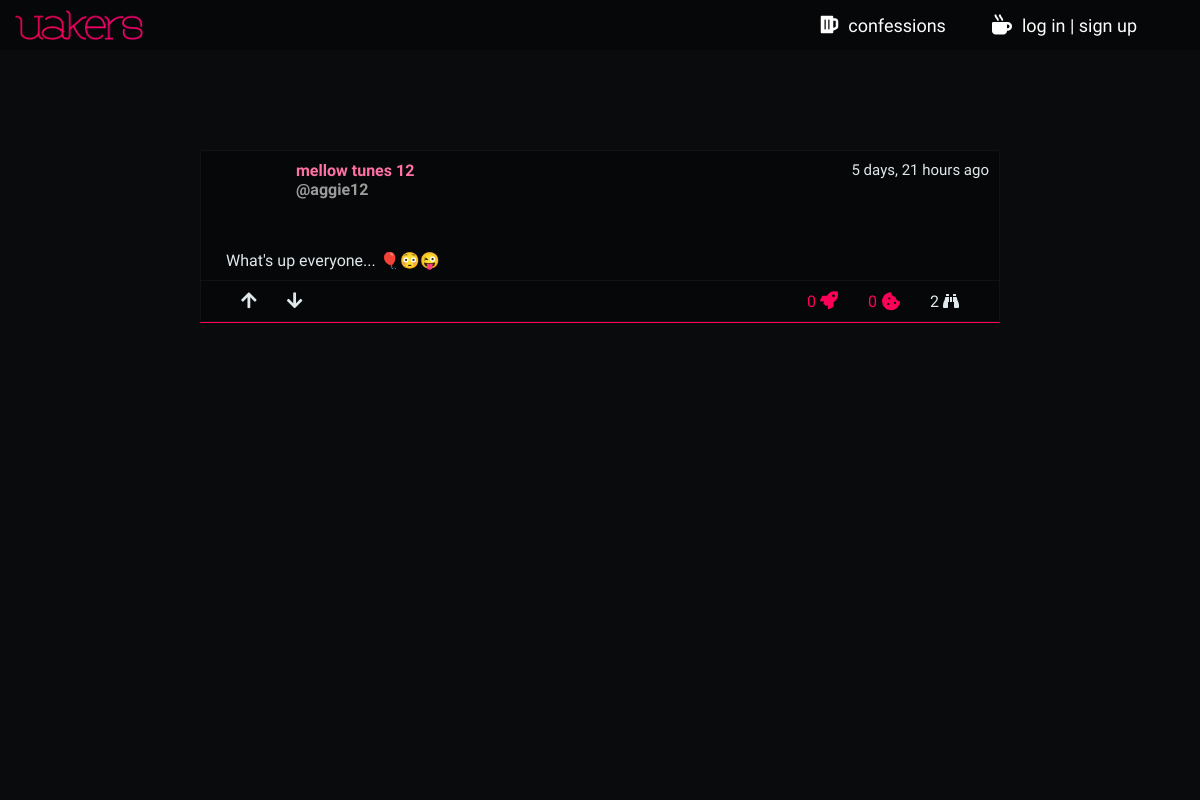
The page /confession/whats-up-everyone on the database as committed earlier.
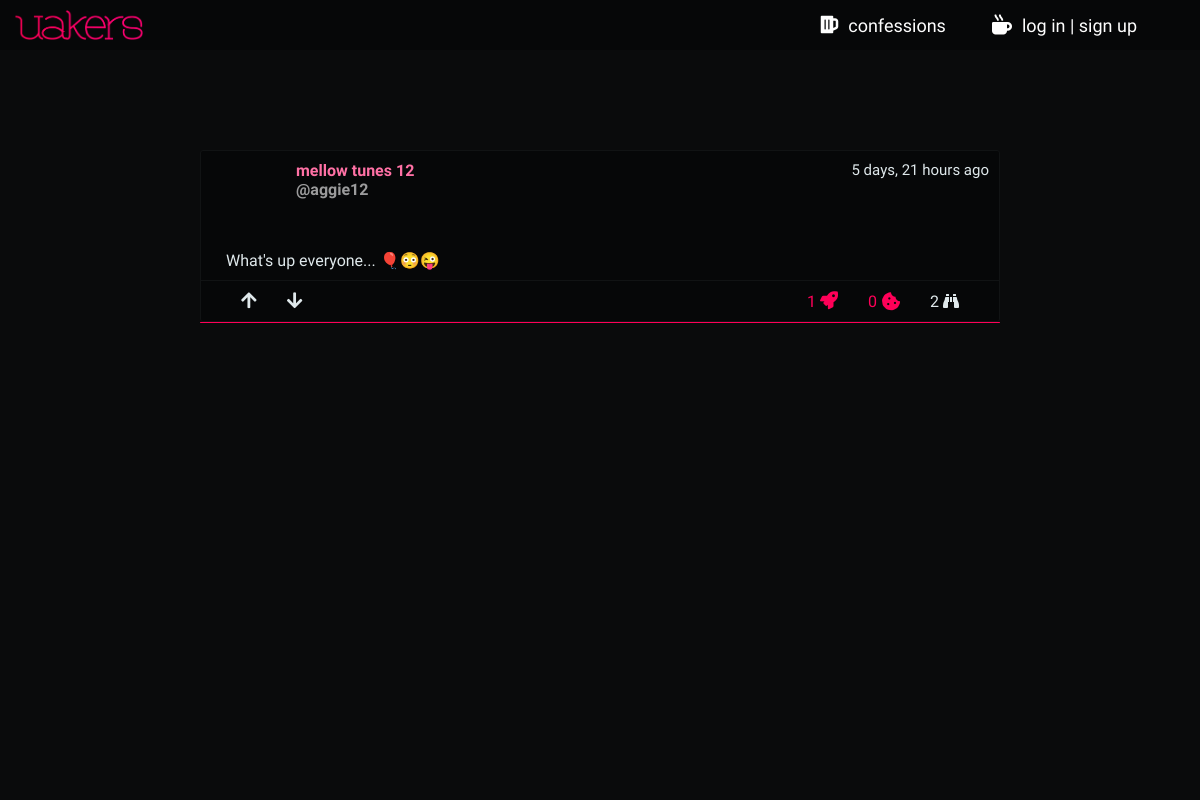
The same page on the database as committed later.
### home/models.py (models this page shows, shortened)
class Confessions(models.Model):
    confession_author       = models.ForeignKey(UserProfile, on_delete=models.CASCADE)
    confession_title        = models.CharField(max_length=100)
    confession_body         = models.TextField(blank=False, null=False)
    confession_upvotes      = models.ManyToManyField(UserProfile, related_name='confession_upvotes', blank=True)
    confession_downvotes    = models.ManyToManyField(UserProfile, related_name='confession_downvotes', blank=True)
    confession_upvotes_int  = models.IntegerField(default=0)
    confession_views        = models.IntegerField(default=0)
    date_created_at         = models.DateTimeField(auto_now_add=True)
    confession_updated_at   = models.DateTimeField(auto_now=True)
    confession_slug         = models.SlugField(blank=True, max_length=900)
    def save(self, *args, **kwargs):
        cbody = self.confession_body[:60]
        if not self.id:
            if Confessions.objects.filter(confession_slug=slugify(cbody)).exists():
                count = Confessions.objects.filter(confession_slug__startswith=slugify(cbody)).exclude(pk=self.id).count()
                self.confession_slug = slugify(cbody + str(count))
            else:
                self.confession_slug = slugify(cbody)
        super(Confessions, self).save(*args, **kwargs)

class UserProfile(AbstractUser):
    profile_nickname        = models.CharField(max_length=35)
    profile_year            = models.CharField(max_length=2, choices=YCHOICES)
    profile_sex             = models.CharField(max_length=1, choices=SCHOICES)
    profile_image           = models.CharField(max_length=700, blank=True)
    profile_slug            = models.SlugField(blank=True, max_length=900, unique=True)
    profile_song            = models.CharField(max_length=300, blank=True, null=True)
    def __init__(self, *args, **kwargs):
        self._meta.get_field(
            'username'
        ).validators[0] = CustomUsernameValidator()
        super().__init__(*args, **kwargs)

### home/views.py (the view, shortened to what this page needs)
# urls.py: path('confession/<str:confession_slug>', views.confession_view, name='confession_view'),
def confession_view(request, confession_slug):
    cookieset = 'viewed_confession' + confession_slug
    unique_confession = Confessions.objects.get(confession_slug=confession_slug)
    all_confession_comments = ConfessionComment.objects.filter(comment_confession=unique_confession).order_by('-comment_upvotes_int')[:50]
    redirect_next_page = request.POST.get('next_page', '/')
    if request.method == 'GET':
        co_form = ConfessionCommentForm()
    if cookieset in request.COOKIES:
        if request.COOKIES[cookieset] == 'yes':
            pass
        else:
            unique_confession.confession_views += 1;
            unique_confession.save()
    else:
        unique_confession.confession_views += 1;
        unique_confession.save()
    context = {
        'unique_confession': unique_confession,
        'all_confession_comments': all_confession_comments,
        'co_form': co_form,
    }
    response = render(request, 'home/confession_view.html', context)
    response.set_cookie(cookieset, 'yes')
    return response

### uprofile/templatetags/main_external_filters.py (called while the page is built)
@register.filter(name='m_or_f_color')
def m_or_f_color(user_profile):
    morf = False
    if user_profile.profile_sex is 'M':
        morf = 'lmi-m'
    elif user_profile.profile_sex is 'F':
        morf = 'lmi-f'
    else:
        morf = ''
    return morf

### home/templates/home/confession_view.html (shortened to what this page needs)
{% extends 'base.html' %}
{% load static %}
{% block css %}
  <link rel="stylesheet" href="{% static 'home/css/confession_view.css' %}">
  <link rel="stylesheet" href="{% static 'home/css/confession_view900.css' %}" media="screen and (min-width: 0px) and (max-width: 900px)">
{% endblock %}
{% block body %}
  <div class="bg-overlayer">
  </div>
  <div class="rest-div">
    <div class="rest-co">
      {% include 'home/confession_view_confession_box.html' %}
      <div class="co-comments">
      </div>
    </div>
  </div>
{% endblock %}

### home/templates/home/confession_view_confession_box.html (shortened to what this page needs)
{% load main_external_filters %}
<div class="co-unique">
  <div class="co-up">
    <a href="{% url 'uprofile:profile_view' unique_confession.confession_author.profile_slug %}" class="co-photo-div">
      <div class="co-photo" style="background-image: url({{ unique_confession.confession_author.profile_image }})"></div>
    </a>
    <div class="co-meta-text">
      <div class="co-meta-usr-date">
        <span class="co-meta-usr {{ unique_confession.confession_author|m_or_f_color }}">
          {{ unique_confession.confession_author.profile_nickname }}
        </span>
        <span class="co-meta-date ff-num">
          {{ unique_confession.date_created_at|timesince }} ago
        </span>
      </div>
      <span class="co-meta-username">
        @{{ unique_confession.confession_author.username }}
      </span>
      <div class="co-meta-title-div">
      </div>
    </div>
  </div>
  <div class="co-down">
    {{ unique_confession.confession_body|linebreaks }}
  </div>
  <div class="co-rank">
    <div class="co-vote">
      <a class="co-upd co-upd-upvote co-anchor" href="{% url 'home:upvote_view' 'confession' unique_confession.confession_slug %}">
        <i class="fas fa-arrow-up co-upd-i co-i-upvote co-upvote-downvote-gylph {% if request.user in unique_confession.confession_upvotes.all %} co-upd-i-active {% endif %}"></i>
      </a>
      <a class="co-upd co-upd-downvote co-anchor" href="{% url 'home:downvote_view' 'confession' unique_confession.confession_slug %}">
        <i class="fas fa-arrow-down co-upd-i co-i-downvote co-upvote-downvote-gylph {% if request.user in unique_confession.confession_downvotes.all %} co-upd-i-active {% endif %}"></i>
      </a>
    </div>
    <div class="co-upd-info co-numbers">
      <p class="co-upd-iu co-upvote-par">
        <span class="ff-emp ff-num co-upvote-digit">{{ unique_confession.confession_upvotes_int }}</span>
        <i class="fas fa-rocket co-cai" data-title="upvotes"></i>
      </p>
      <div class="co-comment-announcer">
        <span class="co-cat-nr">{{ unique_confession.confessioncomment_set.count }}</span>
        <i class="fas fa-cookie-bite co-cai" data-title="comments"></i>
      </div>
      <p class="co-upd-iu">{{ unique_confession.confession_views }}
        <i class="fas fa-binoculars" data-title="views"></i>
      </p>
    </div>
  </div>
</div>

Rows that differ between the two databases and show on the page:
changed Confessions "What's up everyone... 🎈😳😜": confession_upvotes_int "0" → "1"
